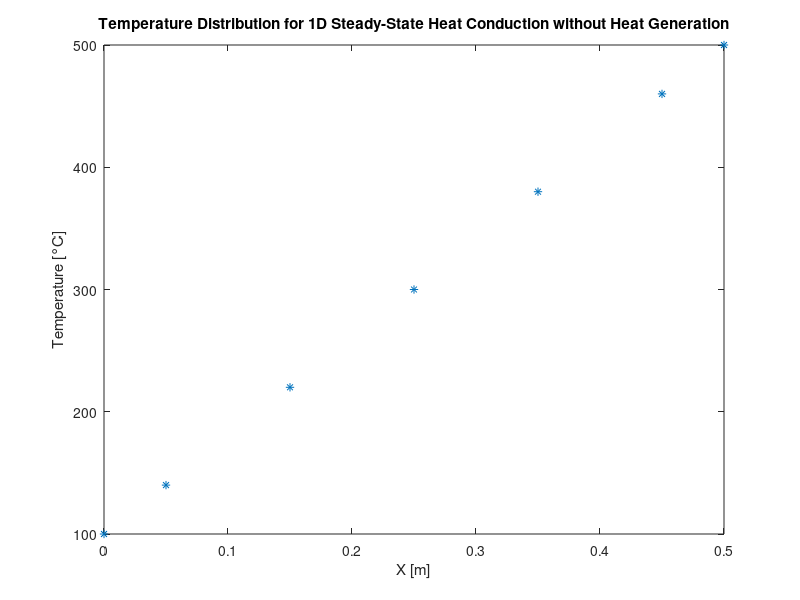

Here is the MATLAB script that generated this plot:
% Code for 1D Steady-State Heat Conduction without Heat Generation using FVM (Finite Volume Method)

% Material and problem properties
k = 1000; % Thermal conductivity of the material (W/m-K)
A = 10 * 10^-3; % Cross-sectional area perpendicular to heat flow (m^2)
l = 0.5; % Length of the 1D problem (m)
n = 5; % Number of nodes (grid points)
dx = l/n; % Distance between nodes (m)

% Boundary conditions
Ta = 100; % Temperature at the left boundary (A) (°C)
Tb = 500; % Temperature at the right boundary (B) (°C)

% Nodal distances for FVM
fvm_x = dx/2:dx:(l-(dx/2)); % Nodal points for FVM
x = zeros(n+2,1); % Preallocating array for nodal distances
x(2,1) = dx/2; % First node point
x(end) = l; % Last node is at the end of the length

% Constructing nodal distance array (x) for the grid
for i = 3:n+1
    x(i,1) = x(i-1,1) + dx; % Filling in the nodal distances
end

% Preallocating arrays for coefficients in FVM
ap = zeros(n,1); % Central coefficients
aw = zeros(n,1); % West (left) coefficients
ae = zeros(n,1); % East (right) coefficients
su = zeros(n,1); % Source term (SU)
sp = zeros(n,1); % Source coefficient (SP)

% Filling coefficients for nodes
for i = 2:n
    aw(i,1) = (k * A) / dx; % West coefficient (for nodes 2 to n)
end
for i = 1:n-1
    ae(i,1) = (k * A) / dx; % East coefficient (for nodes 1 to n-1)
end
for i = 2:n-1
    ap(i,1) = (2 * k * A) / dx; % Central coefficient (for nodes 2 to n-1)
end

% Handling boundary nodes (1 and n)
for i = 1:n
    if i == 1
        % At node 1 (left boundary)
        su(i,1) = ((2 * k * A) / dx) * Ta; % Source term
        sp(i,1) = -((2 * k * A) / dx); % Source coefficient
        ap(i,1) = (3 * k * A) / dx; % Central coefficient
    elseif i == n
        % At node n (right boundary)
        su(i,1) = ((2 * k * A) / dx) * Tb; % Source term
        sp(i,1) = -((2 * k * A) / dx); % Source coefficient
        ap(i,1) = (3 * k * A) / dx; % Central coefficient
    end
end

% TDMA (Tri-Diagonal Matrix Algorithm) solver setup
S = zeros(n,n); % Preallocating matrix for coefficients
X = zeros(n,1); % Preallocating solution vector for temperatures
B = zeros(n,1); % Preallocating source term vector
T = zeros(n+2,1); % Preallocating temperature vector with boundary values
a = zeros(n-1,1); % Lower diagonal for TDMA
b = zeros(n,1); % Main diagonal for TDMA
c = zeros(n-1,1); % Upper diagonal for TDMA
d = zeros(n,1); % Right-hand side for TDMA

% Setting boundary conditions in temperature array
T(1) = Ta; % Temperature at left boundary
T(end) = Tb; % Temperature at right boundary

% Constructing matrices for TDMA
for i = 1:n
    if i == 1
        % At node 1 (left boundary)
        S(i,i) = (3 * k * A) / dx; % Central coefficient
        b(i,1) = (3 * k * A) / dx;
        B(i,1) = ((2 * k * A) / dx) * Ta; % Source term
        d(i,1) = B(i,1);
    elseif i == n
        % At node n (right boundary)
        S(i,i) = (3 * k * A) / dx;
        b(i,1) = (3 * k * A) / dx;
        B(i,1) = ((2 * k * A) / dx) * Tb; % Source term
        d(i,1) = B(i,1);
    end
end

% For interior nodes (2 to n-1)
for i = 2:n-1
    S(i,i) = (2 * k * A) / dx; % Central coefficient for interior nodes
    b(i,1) = (2 * k * A) / dx;
end

% Filling in the coefficients for TDMA
for i = 1:n-1
    S(i,i+1) = -((k * A) / dx); % East coefficient
    c(i,1) = -((k * A) / dx);
    S(i+1,i) = -((k * A) / dx); % West coefficient
    a(i,1) = -((k * A) / dx);
end

% TDMA solver for system of equations
N = length(d); % Number of nodes

% Forward elimination phase
c(1) = c(1) / b(1); % Normalize first row
d(1) = d(1) / b(1); % Normalize RHS
for i = 2:N-1
    temp = b(i) - a(i) * c(i-1); % Modify the main diagonal
    c(i) = c(i) / temp; % Update upper diagonal
    d(i) = (d(i) - a(i) * d(i-1)) / temp; % Update RHS
end

% Backward substitution
d(N) = (d(N) - a(N-1) * d(N-1)) / (b(N) - a(N-1) * c(N-1)); % Solve for the last node
X(N,1) = d(N);
for i = N-1:-1:1
    X(i,1) = d(i,1) - c(i,1) * X(i+1,1); % Solve for remaining nodes
end

% Update temperature values with solved interior temperatures
for i = 1:n
    T(i+1,1) = X(i,1);
end

% Plotting the temperature distribution
figure (1)
plot(x,T,'*')
title('Temperature Distribution for 1D Steady-State Heat Conduction without Heat Generation')
xlabel('X [m]')
ylabel('Temperature [°C]')
